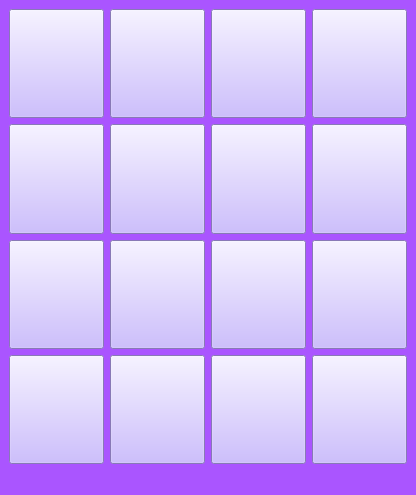
<?xml version="1.0" encoding="UTF-8"?>
<ui version="4.0">
 <class>MainWindow</class>
 <widget class="QMainWindow" name="MainWindow">
  <property name="geometry">
   <rect>
    <x>0</x>
    <y>0</y>
    <width>416</width>
    <height>495</height>
   </rect>
  </property>
  <property name="windowTitle">
   <string>MainWindow</string>
  </property>
  <property name="styleSheet">
   <string notr="true">background-color: rgb(170, 85, 255);</string>
  </property>
  <widget class="QWidget" name="centralwidget">
   <layout class="QGridLayout" name="gridLayout">
    <item row="1" column="0">
     <widget class="QPushButton" name="five">
      <property name="sizePolicy">
       <sizepolicy hsizetype="Minimum" vsizetype="Minimum">
        <horstretch>0</horstretch>
        <verstretch>0</verstretch>
       </sizepolicy>
      </property>
      <property name="styleSheet">
       <string notr="true">background-color: rgb(190, 170, 255);</string>
      </property>
      <property name="text">
       <string/>
      </property>
     </widget>
    </item>
    <item row="0" column="3">
     <widget class="QPushButton" name="four">
      <property name="sizePolicy">
       <sizepolicy hsizetype="Minimum" vsizetype="Minimum">
        <horstretch>0</horstretch>
        <verstretch>0</verstretch>
       </sizepolicy>
      </property>
      <property name="styleSheet">
       <string notr="true">background-color: rgb(190, 170, 255);</string>
      </property>
      <property name="text">
       <string/>
      </property>
     </widget>
    </item>
    <item row="2" column="0">
     <widget class="QPushButton" name="nine">
      <property name="sizePolicy">
       <sizepolicy hsizetype="Minimum" vsizetype="Minimum">
        <horstretch>0</horstretch>
        <verstretch>0</verstretch>
       </sizepolicy>
      </property>
      <property name="styleSheet">
       <string notr="true">background-color: rgb(190, 170, 255);</string>
      </property>
      <property name="text">
       <string/>
      </property>
     </widget>
    </item>
    <item row="0" column="2">
     <widget class="QPushButton" name="three">
      <property name="sizePolicy">
       <sizepolicy hsizetype="Minimum" vsizetype="Minimum">
        <horstretch>0</horstretch>
        <verstretch>0</verstretch>
       </sizepolicy>
      </property>
      <property name="styleSheet">
       <string notr="true">background-color: rgb(190, 170, 255);</string>
      </property>
      <property name="text">
       <string/>
      </property>
     </widget>
    </item>
    <item row="0" column="1">
     <widget class="QPushButton" name="two">
      <property name="sizePolicy">
       <sizepolicy hsizetype="Minimum" vsizetype="Minimum">
        <horstretch>0</horstretch>
        <verstretch>0</verstretch>
       </sizepolicy>
      </property>
      <property name="styleSheet">
       <string notr="true">background-color: rgb(190, 170, 255);</string>
      </property>
      <property name="text">
       <string/>
      </property>
     </widget>
    </item>
    <item row="0" column="0">
     <widget class="QPushButton" name="one">
      <property name="sizePolicy">
       <sizepolicy hsizetype="Minimum" vsizetype="Minimum">
        <horstretch>0</horstretch>
        <verstretch>0</verstretch>
       </sizepolicy>
      </property>
      <property name="styleSheet">
       <string notr="true">background-color: rgb(190, 170, 255);</string>
      </property>
      <property name="text">
       <string/>
      </property>
     </widget>
    </item>
    <item row="3" column="0">
     <widget class="QPushButton" name="thirteen">
      <property name="sizePolicy">
       <sizepolicy hsizetype="Minimum" vsizetype="Minimum">
        <horstretch>0</horstretch>
        <verstretch>0</verstretch>
       </sizepolicy>
      </property>
      <property name="styleSheet">
       <string notr="true">background-color: rgb(190, 170, 255);</string>
      </property>
      <property name="text">
       <string/>
      </property>
     </widget>
    </item>
    <item row="1" column="1">
     <widget class="QPushButton" name="six">
      <property name="sizePolicy">
       <sizepolicy hsizetype="Minimum" vsizetype="Minimum">
        <horstretch>0</horstretch>
        <verstretch>0</verstretch>
       </sizepolicy>
      </property>
      <property name="styleSheet">
       <string notr="true">background-color: rgb(190, 170, 255);</string>
      </property>
      <property name="text">
       <string/>
      </property>
     </widget>
    </item>
    <item row="2" column="1">
     <widget class="QPushButton" name="ten">
      <property name="sizePolicy">
       <sizepolicy hsizetype="Minimum" vsizetype="Minimum">
        <horstretch>0</horstretch>
        <verstretch>0</verstretch>
       </sizepolicy>
      </property>
      <property name="styleSheet">
       <string notr="true">background-color: rgb(190, 170, 255);</string>
      </property>
      <property name="text">
       <string/>
      </property>
     </widget>
    </item>
    <item row="3" column="1">
     <widget class="QPushButton" name="fourteen">
      <property name="sizePolicy">
       <sizepolicy hsizetype="Minimum" vsizetype="Minimum">
        <horstretch>0</horstretch>
        <verstretch>0</verstretch>
       </sizepolicy>
      </property>
      <property name="styleSheet">
       <string notr="true">background-color: rgb(190, 170, 255);</string>
      </property>
      <property name="text">
       <string/>
      </property>
     </widget>
    </item>
    <item row="1" column="2">
     <widget class="QPushButton" name="seven">
      <property name="sizePolicy">
       <sizepolicy hsizetype="Minimum" vsizetype="Minimum">
        <horstretch>0</horstretch>
        <verstretch>0</verstretch>
       </sizepolicy>
      </property>
      <property name="styleSheet">
       <string notr="true">background-color: rgb(190, 170, 255);</string>
      </property>
      <property name="text">
       <string/>
      </property>
     </widget>
    </item>
    <item row="2" column="2">
     <widget class="QPushButton" name="eleven">
      <property name="sizePolicy">
       <sizepolicy hsizetype="Minimum" vsizetype="Minimum">
        <horstretch>0</horstretch>
        <verstretch>0</verstretch>
       </sizepolicy>
      </property>
      <property name="styleSheet">
       <string notr="true">background-color: rgb(190, 170, 255);</string>
      </property>
      <property name="text">
       <string/>
      </property>
     </widget>
    </item>
    <item row="3" column="2">
     <widget class="QPushButton" name="fifteen">
      <property name="sizePolicy">
       <sizepolicy hsizetype="Minimum" vsizetype="Minimum">
        <horstretch>0</horstretch>
        <verstretch>0</verstretch>
       </sizepolicy>
      </property>
      <property name="styleSheet">
       <string notr="true">background-color: rgb(190, 170, 255);</string>
      </property>
      <property name="text">
       <string/>
      </property>
     </widget>
    </item>
    <item row="1" column="3">
     <widget class="QPushButton" name="eight">
      <property name="sizePolicy">
       <sizepolicy hsizetype="Minimum" vsizetype="Minimum">
        <horstretch>0</horstretch>
        <verstretch>0</verstretch>
       </sizepolicy>
      </property>
      <property name="styleSheet">
       <string notr="true">background-color: rgb(190, 170, 255);</string>
      </property>
      <property name="text">
       <string/>
      </property>
     </widget>
    </item>
    <item row="2" column="3">
     <widget class="QPushButton" name="tewelve">
      <property name="sizePolicy">
       <sizepolicy hsizetype="Minimum" vsizetype="Minimum">
        <horstretch>0</horstretch>
        <verstretch>0</verstretch>
       </sizepolicy>
      </property>
      <property name="styleSheet">
       <string notr="true">background-color: rgb(190, 170, 255);</string>
      </property>
      <property name="text">
       <string/>
      </property>
     </widget>
    </item>
    <item row="3" column="3">
     <widget class="QPushButton" name="sixteen">
      <property name="sizePolicy">
       <sizepolicy hsizetype="Minimum" vsizetype="Minimum">
        <horstretch>0</horstretch>
        <verstretch>0</verstretch>
       </sizepolicy>
      </property>
      <property name="styleSheet">
       <string notr="true">background-color: rgb(190, 170, 255);</string>
      </property>
      <property name="text">
       <string/>
      </property>
     </widget>
    </item>
   </layout>
  </widget>
  <widget class="QMenuBar" name="menubar">
   <property name="geometry">
    <rect>
     <x>0</x>
     <y>0</y>
     <width>416</width>
     <height>22</height>
    </rect>
   </property>
  </widget>
  <widget class="QStatusBar" name="statusbar"/>
 </widget>
 <resources/>
 <connections/>
</ui>
